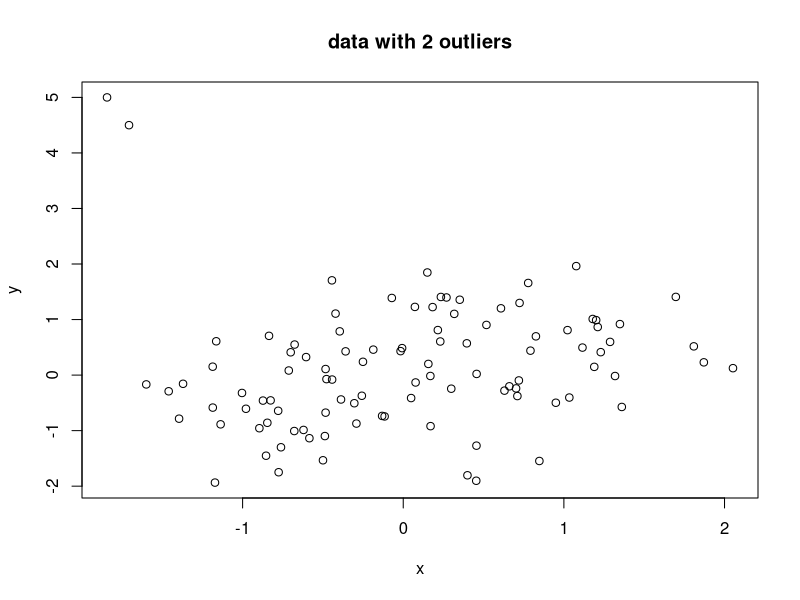

R code for this plot: (Note: this script raises an error after producing the figure.)
## ---- chunk 1
  if (exists("lsg") == FALSE){ #Nur falls von RStudio aufgerufen
    lsg <- TRUE   #Wenn man die lsg ausgeben will dann lsg <- TRUE sonst 
  }
  if (exists("baseDir") == FALSE){ #Nur falls von RStudio aufgerufen
    baseDir = getwd()
  }
  ig <- function(name, scale = 1) {
     return (paste0("\\includegraphics[ scale =", scale,"]{", baseDir,"/", name, "}"))
  }
## ---- chunk 2
  ######## Creating Data #####
s <- matrix(c(1, .6, 
              .6, 1), 
            nrow = 2, ncol = 2)
set.seed(3)
#Data w/o outliers
d = data.frame(MASS::mvrnorm(n = 100, mu = c(0,0), Sigma = s))
colnames(d) = c('y','x')
#sorting
idx = sort(d$x, index.return = TRUE)$ix
d = d[idx,1:2]
o <- d

dat_no_outlier = list(
  N = nrow(o),
  x = o$x,
  y = o$y
)
o[c(1:2), 1] <- c(5, 4.5)
dat = list(
  N = nrow(o),
  x = o$x,
  y = o$y
)
plot(y ~ x, dat, main='data with 2 outliers')
## ---- chunk 3
  compiled_model <- cmdstan_model('/Users/oli/Documents/GitHub/da/lab/robust_regression/1d_lin.stan')
  fit_no <- compiled_model$sample(dat_no_outlier)
  fit_no
  fit <- compiled_model$sample(dat)
  fit
## ---- chunk 4
  compiled_model <- cmdstan_model('/Users/oli/Documents/GitHub/da/lab/robust_regression/1d_lin.stan')
  fit_no <- compiled_model$sample(dat_no_outlier)
  fit_no
  fit <- compiled_model$sample(dat)
  fit
## ---- chunk 5
a = fit$draws('a', format = 'df')$a
b = fit$draws('b', format = 'df')$b
a_no = fit_no$draws('a', format = 'df')$a
b_no = fit_no$draws('b', format = 'df')$b
plot(density(a_no), col='green', xlim=c(-1,1))
lines(density(a), col='red')  
## ---- chunk 6
  plot(y ~ x, dat, main='Non-Robust regressions')  
  
  gauss_a_no = mean(a_no)
  gauss_b_no = mean(b_no)
  curve(gauss_a_no*x + gauss_b_no, add = TRUE, lty=2, lwd=2, col='green')
  
  gauss_a = mean(a)
  gauss_b = mean(b)
  curve(gauss_a*x + gauss_b, add = TRUE, lty=2, lwd=2, col='red')
## ---- chunk 7
  robust_model <- cmdstan_model('/Users/oli/Documents/GitHub/da/lab/robust_regression/1d_lin_robust.stan')  
  fit_robust <- robust_model$sample(dat)
## ---- chunk 8
  plot(y ~ x, dat, main='Robust regressions')  
  
  gauss_a_no = mean(a_no)
  gauss_b_no = mean(b_no)
  curve(gauss_a_no*x + gauss_b_no, add = TRUE, lty=2, lwd=2, col='green')
  
  gauss_a = mean(a)
  gauss_b = mean(b)
  curve(gauss_a*x + gauss_b, add = TRUE, lty=2, lwd=2, col='red')
  
  a = fit_robust$draws('a', format = 'df')$a
  b = fit_robust$draws('b', format = 'df')$b
  robust_a = mean(a)
  robust_b = mean(b)
  curve(robust_a*x + robust_b, add = TRUE, lty=2, lwd=2, col='blue')
  
## ---- chunk 9
  m <-    cmdstan_model('/Users/oli/Documents/GitHub/da/lab/robust_regression/1d_lin.stan')
  fit <- m$sample(dat)
  d = loo::loo(fit$draws("log_lik"))
  print("Data with outliers non-robust")
  print(d$estimates)

  fit <- m$sample(dat_no_outlier)
  d = loo::loo(fit$draws("log_lik"))
  print("Data w/o outliers non-robust")
  print(d$estimates)
  
   m <-    cmdstan_model('/Users/oli/Documents/GitHub/da/lab/robust_regression/1d_lin_robust.stan')
  fit <- m$sample(dat)
  d = loo::loo(fit$draws("log_lik"))
  print("Data with outliers robust")
  print(d$estimates)

  fit <- m$sample(dat_no_outlier)
  d = loo::loo(fit$draws("log_lik"))
  print("Data w/o outliers robust")
  print(d$estimates)
